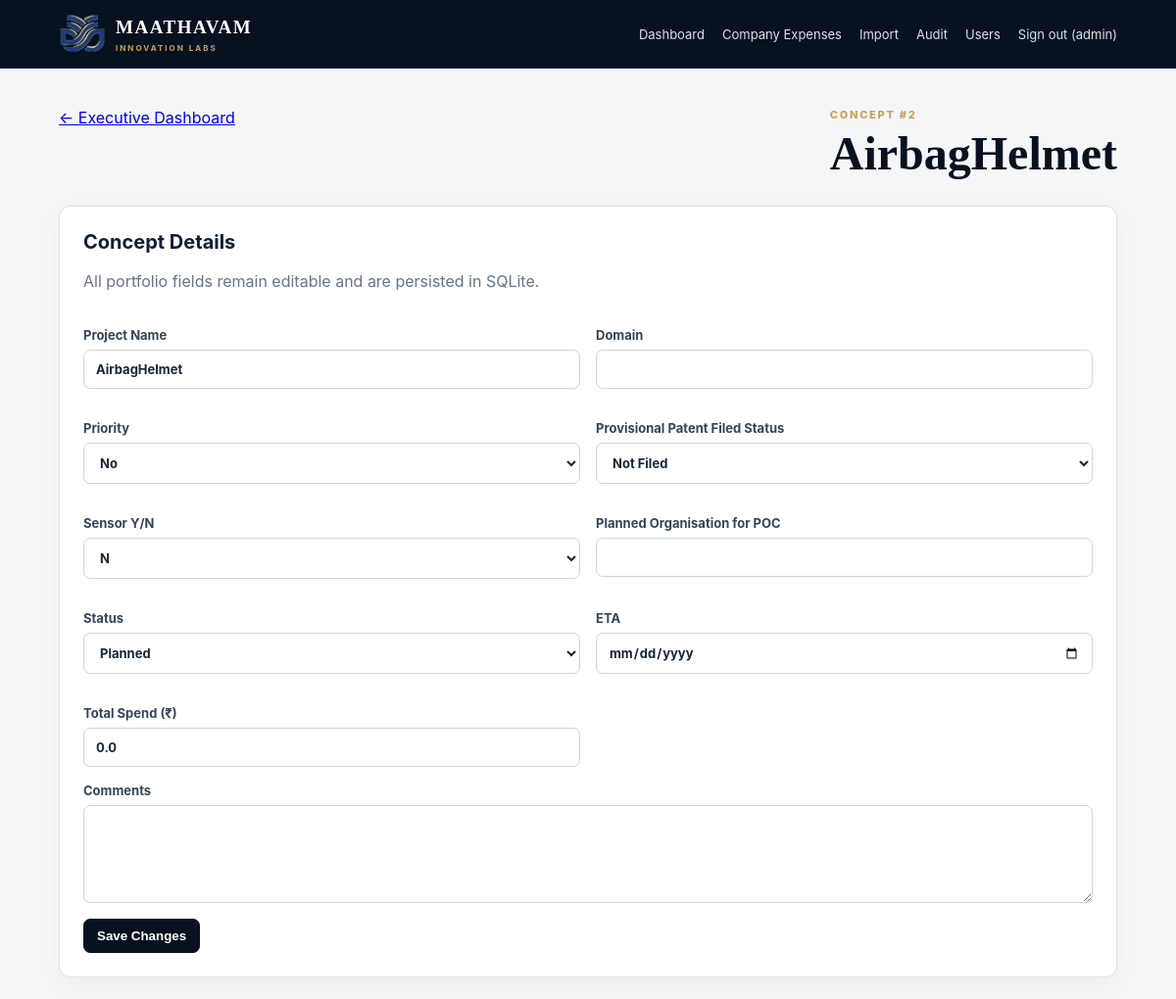
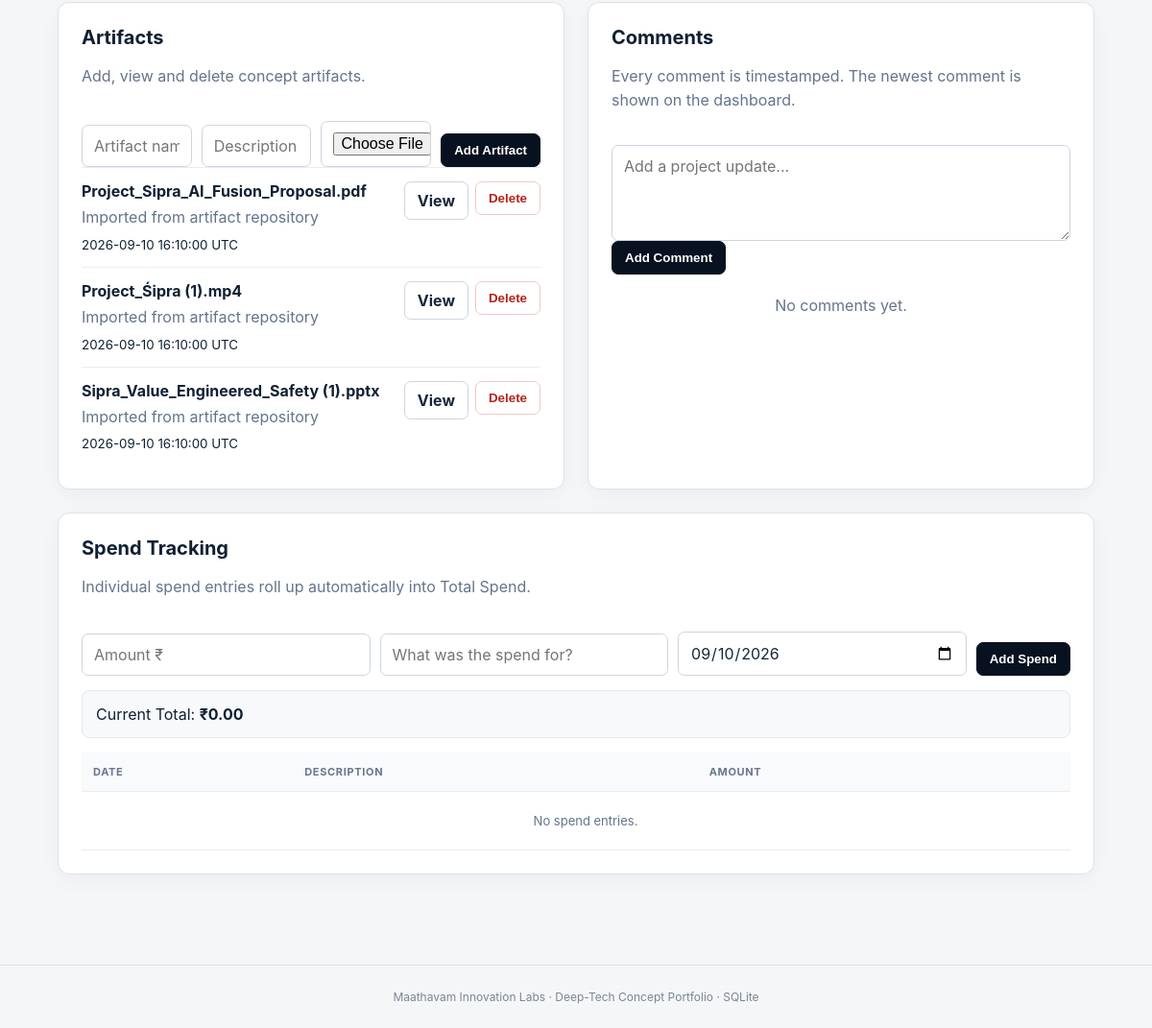
The page /project/2 (signed in) on the database its author committed (2 pictures, top to bottom).
### tables this page shows
CREATE TABLE projects(id INTEGER PRIMARY KEY AUTOINCREMENT,project_name TEXT NOT NULL,domain TEXT NOT NULL DEFAULT '',provisional_patent_status TEXT NOT NULL DEFAULT 'Not Filed',sensor TEXT NOT NULL DEFAULT 'N',planned_organisation TEXT NOT NULL DEFAULT '',status TEXT NOT NULL DEFAULT 'Planned',eta TEXT NOT NULL DEFAULT '',comments TEXT NOT NULL DEFAULT '',total_spend REAL NOT NULL DEFAULT 0,created_at TEXT NOT NULL,updated_at TEXT NOT NULL);

CREATE TABLE artifacts(id INTEGER PRIMARY KEY AUTOINCREMENT,project_id INTEGER NOT NULL,name TEXT NOT NULL,description TEXT NOT NULL DEFAULT '',file_path TEXT,original_path TEXT,file_size INTEGER NOT NULL DEFAULT 0,sha256 TEXT,created_at TEXT NOT NULL,FOREIGN KEY(project_id) REFERENCES projects(id) ON DELETE CASCADE);

### app.py (the view, shortened to what this page needs)
@app.route("/project/<int:project_id>", methods=["GET", "POST"])
def project(project_id):
    conn = db()
    p = conn.execute("SELECT * FROM projects WHERE id=?", (project_id,)).fetchone()
    if not p:
        conn.close()
        return "Project not found", 404
    artifacts = conn.execute(
        "SELECT * FROM artifacts WHERE project_id=? ORDER BY COALESCE(updated_at, created_at) DESC",
        (project_id,),
    ).fetchall()
    comments = conn.execute(
        "SELECT * FROM comments WHERE project_id=? ORDER BY COALESCE(updated_at, created_at) DESC",
        (project_id,),
    ).fetchall()
    spend = conn.execute(
        "SELECT * FROM spend_entries WHERE project_id=? ORDER BY spent_on DESC, created_at DESC",
        (project_id,),
    ).fetchall()
    conn.close()
    return render_template(
        "project.html", project=p, artifacts=artifacts,
        comments=comments, spend=spend
    )

### app.py (called while the page is built)
def db():
    conn = sqlite3.connect(DB_PATH)
    conn.row_factory = sqlite3.Row
    conn.execute("PRAGMA foreign_keys = ON")
    return conn

def current_user():
    return session.get("username")

def require_login():
    return bool(session.get("user_id"))

@app.context_processor
def inject_user():
    return {"current_username": current_user(), "current_role": session.get("role")}

@app.before_request
def protect_routes():
    allowed = {"login", "static", "uploaded_file"}
    if request.endpoint not in allowed and not require_login():
        return redirect(url_for("login"))

### templates/project.html (shortened to what this page needs)
{% extends "base.html" %}
{% block content %}
<div class="page-head">
  <a href="{{ url_for('dashboard') }}">← Executive Dashboard</a>
  <div>
    <div class="eyebrow">CONCEPT #{{ project['id'] }}</div>
    <h1>{{ project['project_name'] }}</h1>
  </div>
</div>
<section class="panel">
  <div class="panel-head"><div><h2>Concept Details</h2><p>All portfolio fields remain editable and are persisted in SQLite.</p></div></div>
  <form method="post">
    {% include "_project_fields.html" %}
    <button class="btn primary">Save Changes</button>
  </form>
</section>
<div class="two-col">
<section class="panel">
  <div class="panel-head"><div><h2>Artifacts</h2><p>Add, view and delete concept artifacts.</p></div></div>
  <form method="post" action="{{ url_for('add_artifact', project_id=project['id']) }}" enctype="multipart/form-data" class="inline-form">
    <input name="name" placeholder="Artifact name" required>
    <input name="description" placeholder="Description">
    <input type="file" name="file">
    <button class="btn primary">Add Artifact</button>
  </form>
  <div class="artifact-list">
  {% for a in artifacts %}
    <div class="artifact">
      <div><strong>{{ a['name'] }}</strong><p>{{ a['description'] or 'No description' }}</p><small>{{ a['created_at']|replace('T',' ') }} UTC</small></div>
      <div class="actions">
        {% if a['file_path'] %}<a class="btn" href="{{ url_for('uploaded_file', filename=a['file_path'][8:] if a['file_path'].startswith('uploads/') else a['file_path']) }}" target="_blank" rel="noopener">View</a>{% endif %}
        <form method="post"><input type="hidden" name="action" value="delete_artifact"><input type="hidden" name="artifact_id" value="{{ a['id'] }}"><button class="btn danger">Delete</button></form>
      </div>
    </div>
  {% else %}<div class="empty">No artifacts added.</div>{% endfor %}
  </div>
</section>
<section class="panel">
  <div class="panel-head"><div><h2>Comments</h2><p>Every comment is timestamped. The newest comment is shown on the dashboard.</p></div></div>
  <form method="post">
    <textarea name="comment" placeholder="Add a project update..." required></textarea>
    <button class="btn primary">Add Comment</button>
  </form>
  <div class="timeline">
  {% for c in comments %}
    <div class="timeline-item">
      <div class="comment-meta">
        <strong>{{ c['created_at']|replace('T',' ') }} UTC</strong>
        {% if c['updated_at'] %}
          <span>Edited: {{ c['updated_at']|replace('T',' ') }} UTC</span>
        {% endif %}
      </div>
      <div id="comment-view-{{ c['id'] }}">
        <p>{{ c['comment'] }}</p>
        <button type="button" class="btn" onclick="editComment({{ c['id'] }})">Edit</button>
      </div>
      <form method="post" id="comment-edit-{{ c['id'] }}" style="display:none;">
        <input type="hidden" name="action" value="edit_comment">
        <input type="hidden" name="comment_id" value="{{ c['id'] }}">
        <textarea name="comment" required>{{ c['comment'] }}</textarea>
        <div class="form-actions">
          <button type="submit" class="btn primary">Save</button>
          <button type="button" class="btn" onclick="cancelEdit({{ c['id'] }})">Cancel</button>
        </div>
      </form>
    </div>
  {% else %}
    <div class="empty">No comments yet.</div>
  {% endfor %}
  </div>
</section>
</div>
<section class="panel">
  <div class="panel-head"><div><h2>Spend Tracking</h2><p>Individual spend entries roll up automatically into Total Spend.</p></div></div>
  <form method="post" class="spend-form">
    <input type="number" step="0.01" min="0" name="amount" placeholder="Amount ₹" required>
    <input name="spend_description" placeholder="What was the spend for?">
    <input type="date" name="spent_on" value="{{ project['updated_at'][:10] }}">
    <button class="btn primary">Add Spend</button>
  </form>
  <div class="spend-total">Current Total: <strong>₹{{ "{:,.2f}".format(project['total_spend'] or 0) }}</strong></div>
  <div class="table-wrap">
  <table><thead><tr><th>Date</th><th>Description</th><th>Amount</th><th></th></tr></thead><tbody>
  {% for s in spend %}
    <tr><td>{{ s['spent_on'] }}</td><td>{{ s['description'] or '—' }}</td><td>₹{{ "{:,.2f}".format(s['amount']) }}</td>
    <td><form method="post"><input type="hidden" name="action" value="delete_spend"><input type="hidden" name="spend_id" value="{{ s['id'] }}"><button class="btn danger">Delete</button></form></td></tr>
  {% else %}<tr><td colspan="4" class="empty">No spend entries.</td></tr>{% endfor %}
  </tbody></table>
  </div>
</section>
{% endblock %}

### templates/_project_fields.html
<div class="form-grid">
  <label>Project Name<input name="project_name" value="{{ project['project_name'] if project else '' }}" required></label>
  <label>Domain<input name="domain" value="{{ project['domain'] if project else '' }}"></label>
  <label>Priority
    {% set val = project['priority'] if project else 'No' %}
    <select name="priority"><option {{ 'selected' if val=='Yes' else '' }}>Yes</option><option {{ 'selected' if val=='No' else '' }}>No</option></select>
  </label>
  <label>Provisional Patent Filed Status
    <select name="provisional_patent_status">
      {% set val = project['provisional_patent_status'] if project else 'Not Filed' %}
      {% for x in ['Not Filed','Provisional Patent Filed','Patented','Pending'] %}
      <option {{ 'selected' if val==x else '' }}>{{ x }}</option>
      {% endfor %}
    </select>
  </label>
  <label>Sensor Y/N
    {% set val = project['sensor'] if project else 'N' %}
    <select name="sensor"><option {{ 'selected' if val=='Y' else '' }}>Y</option><option {{ 'selected' if val=='N' else '' }}>N</option></select>
  </label>
  <label>Planned Organisation for POC<input name="planned_organisation" value="{{ project['planned_organisation'] if project else '' }}"></label>
  <label>Status
    {% set val = project['status'] if project else 'Planned' %}
    <select name="status">
      {% for x in ['Planned','In Progress','POC','Validation','Blocked','Completed','On Hold'] %}
      <option {{ 'selected' if val==x else '' }}>{{ x }}</option>
      {% endfor %}
    </select>
  </label>
  <label>ETA<input type="date" name="eta" value="{{ project['eta'] if project else '' }}"></label>
  <label>Total Spend (₹)<input type="number" step="0.01" min="0" name="total_spend" value="{{ project['total_spend'] if project else 0 }}"></label>
</div>
<label>Comments<textarea name="comments">{{ project['comments'] if project else '' }}</textarea></label>

### static/style.css (style rules this page uses)
:root { --navy:#07111f;--navy2:#0c192a;--line:#dce3ea;--muted:#64748b;--gold:#c7a45a;--bg:#f4f6f8;--white:#fff;--green:#16794a;--red:#b42318 }
* { box-sizing:border-box }
body { margin:0;background:var(--bg);color:#102033;font-family:Inter,ui-sans-serif,system-ui,-apple-system,Segoe UI,sans-serif }
.hero,.page-head { display:flex;justify-content:space-between;align-items:end;gap:30px;margin-bottom:28px }
.page-head { align-items:start }
.eyebrow { font-size:11px;letter-spacing:.16em;color:var(--gold);font-weight:800;margin-bottom:8px }
h1 { font:700 clamp(32px,4vw,52px)/1.05 Georgia,serif;margin:0;color:var(--navy) }
h2 { margin:0 0 5px;font-size:20px }
p { color:var(--muted);line-height:1.55 }
.panel { background:var(--white);border:1px solid var(--line);border-radius:12px;padding:24px;margin-bottom:24px;box-shadow:0 6px 22px rgba(7,17,31,.04) }
.panel-head { display:flex;justify-content:space-between;align-items:center;gap:20px;margin-bottom:18px }
.btn { display:inline-block;border:1px solid #cbd5e1;background:white;color:#17263a;padding:9px 13px;border-radius:7px;text-decoration:none;cursor:pointer;font-weight:700 }
.btn.primary { background:var(--navy);border-color:var(--navy);color:white }
.btn.danger { color:var(--red);border-color:#f0c8c5 }
.table-wrap { overflow:auto }
table { width:100%;border-collapse:collapse;min-width:1050px }
th,td { padding:13px 12px;border-bottom:1px solid #e8edf2;text-align:left;vertical-align:top;font-size:13px }
th { font-size:11px;text-transform:uppercase;letter-spacing:.06em;color:#68778a;background:#f8fafb;position:sticky;top:0 }
tbody tr { cursor:pointer }
.empty { padding:22px;text-align:center;color:var(--muted) }
.form-grid { display:grid;grid-template-columns:repeat(2,1fr);gap:16px }
label { display:block;font-weight:700;font-size:13px;color:#34455a;margin-bottom:16px }
input,select,textarea { display:block;width:100%;margin-top:7px;border:1px solid #ccd5df;border-radius:7px;padding:11px 12px;background:white;font:inherit;color:#17263a }
textarea { min-height:100px;resize:vertical }
.two-col { display:grid;grid-template-columns:1fr 1fr;gap:24px }
.inline-form,.spend-form { display:grid;grid-template-columns:1fr 1fr 1fr auto;gap:10px;align-items:end }
.inline-form input,.spend-form input { margin:0 }
.artifact,.timeline-item { border-top:1px solid #e7edf3;padding:14px 0;display:flex;justify-content:space-between;gap:15px }
.artifact p,.timeline-item p { margin:5px 0 }
.actions { display:flex;gap:7px;align-items:start }
.spend-total { background:#f7f9fb;border:1px solid #e3e9ef;border-radius:8px;padding:14px;margin:15px 0 }

### rows shown on the page
projects: id "2", project_name "AirbagHelmet", total_spend "0.0", spent_on "09/10/2026", total_spend "0.00"
artifacts: name "Project_Sipra_AI_Fusion_Proposal.pdf", description "Imported from artifact repository", created_at "2026-09-10 16:10:00"
artifacts: name "Project_Śipra (1).mp4", description "Imported from artifact repository", created_at "2026-09-10 16:10:00"
artifacts: name "Sipra_Value_Engineered_Safety (1).pptx", description "Imported from artifact repository", created_at "2026-09-10 16:10:00"

### other values the page prints
{{ current_username }} "admin"
form field provisional_patent_status "Not Filed"
form field status "Planned"
